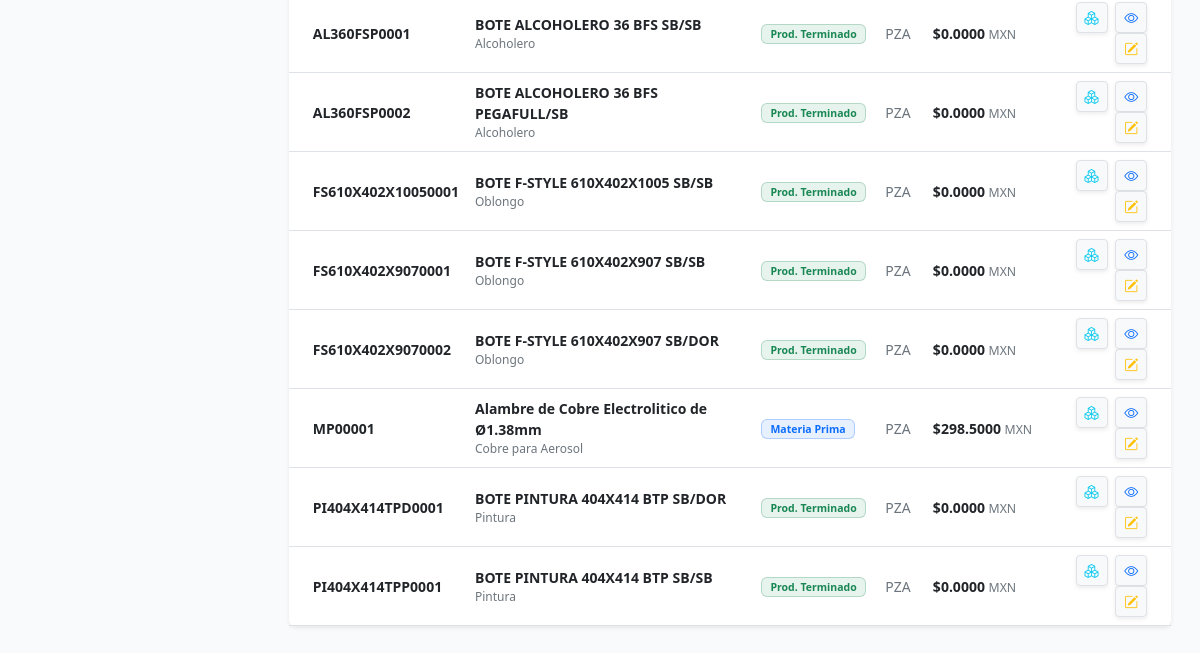
The page /inventario/catalogo/ (signed in, lower part) on the database as committed earlier.
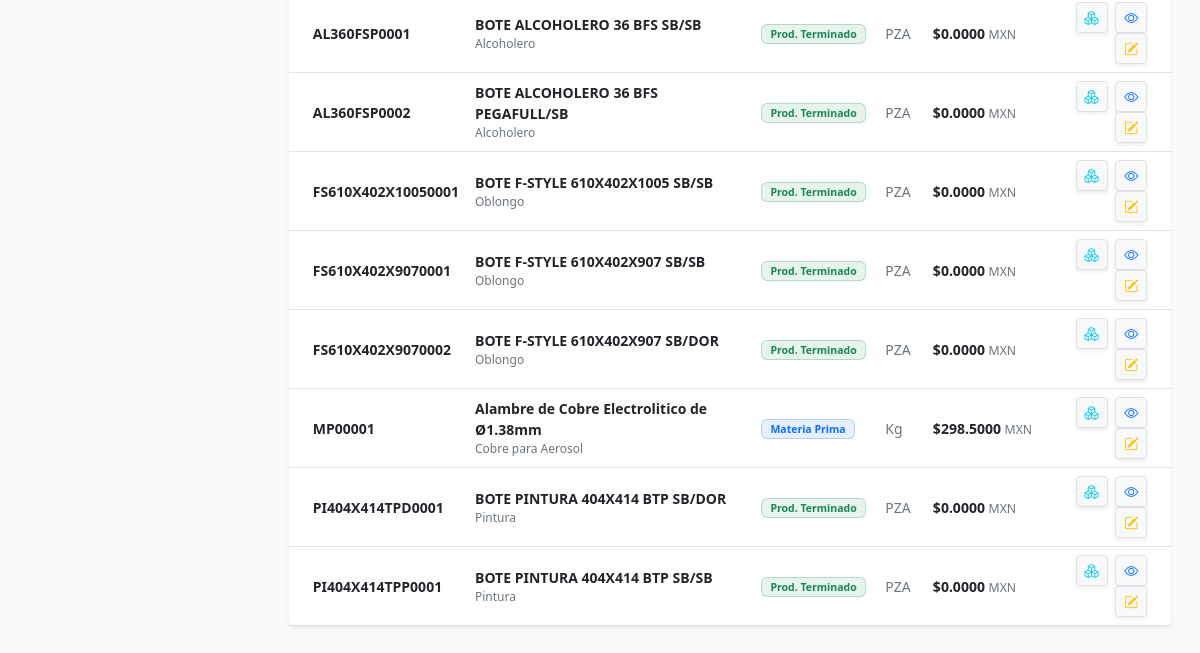
The same page on the database as committed later.
### inventario/models.py (models this page shows, shortened)
class Producto(models.Model):
    MATERIA_PRIMA = 'MP'
    COMPONENTE = 'CP'
    PRODUCTO_TERMINADO = 'PT'
    HOJALATA = 'HL'
    HOJA_LITOGRAFIADA = 'LL'
    PLANTILLA = 'CC'
    TIPO_PRODUCTO_CHOICES = [
        (MATERIA_PRIMA, 'Materia Prima (Materiales de Empaque/Cobre/Bzniz)'),
        (COMPONENTE, 'Componente (Conos/Fondos/Boq./Válvulas)'),
        (PRODUCTO_TERMINADO, 'Bote Terminado (Aerosol,Alcoholero,Pintura)'),
        (HOJALATA, 'Hojalata Plain'),
        (HOJA_LITOGRAFIADA, 'Litografiada / Barnizada'),
        (PLANTILLA, 'Cuerpos Cortados'),
    ]
    nombre = models.CharField(max_length=255)
    sku = models.CharField(max_length=50, unique=True, help_text="Ej: AE-001 (Aerosol) o MP-BAR-EPO (Barniz)")
    descripcion = models.TextField(blank=True, null=True)
    tipo = models.CharField(max_length=2, choices=TIPO_PRODUCTO_CHOICES, default=PRODUCTO_TERMINADO)
    unidad_medida = models.ForeignKey(UnidadMedida, on_delete=models.PROTECT, help_text="Ej: Pza, Kg")
    moneda_base_costo = models.ForeignKey(
        Moneda, on_delete=models.PROTECT, related_name='productos_costo', help_text="Moneda en la que se rastrea el costo promedio"
    )
    moneda_base_venta = models.ForeignKey(
        Moneda, on_delete=models.PROTECT, related_name='productos_venta', help_text="Moneda de referencia para precios de venta"
    )
    costo_promedio_mxn = models.DecimalField(
        max_digits=18, decimal_places=6, default=Decimal('0.000000'), help_text="Costo promedio unitario en MXN para contabilidad"
    )
    class Meta:
        verbose_name = "Producto"
        verbose_name_plural = "Catálogo de Productos"

class UnidadMedida(models.Model):
    codigo = models.CharField(max_length=10, unique=True)
    nombre = models.CharField(max_length=50)
    class Meta:
        verbose_name = "Unidad de Medida"
        verbose_name_plural = "Unidades de Medida"

### inventario/views.py (the view)
# urls.py: path('catalogo/', views.catalogo_view, name='catalogo'),
@login_required
def catalogo_view(request):
    productos = Producto.objects.all().order_by('sku')
    query = request.GET.get('q', '').strip()
    tipo_filtro = request.GET.get('tipo', '').strip()
    if query:
        productos = productos.filter(
            Q(sku__icontains=query) | Q(nombre__icontains=query)
        )
    if tipo_filtro:
        productos = productos.filter(tipo=tipo_filtro)
    if request.headers.get('HX-Request'):
        return render(request, 'inventario/partials/_tabla_productos.html', {'productos': productos})
    return render(request, 'inventario/catalogo.html', {
        'productos': productos,
        'query': query,
        'tipo_filtro': tipo_filtro
    })

### inventario/templates/inventario/catalogo.html (shortened to what this page needs)
{% extends 'general/base.html' %}
{% load static %}
{% block content %}
<div id="tabla-productos-container">
    {% include 'inventario/partials/_tabla_productos.html' %}
</div>
{% endblock %}

### inventario/templates/inventario/partials/_tabla_productos.html (shortened to what this page needs)
<div class="card border-0 shadow-sm">
    <div class="card-body p-0">
        <div class="table-responsive">
            <table class="table table-hover align-middle mb-0">
                <tbody class="text-secondary small">
                    {% for producto in productos %}
                    <tr>
                        <td class="ps-4 fw-bold text-dark">{{ producto.sku }}</td>
                        <td>
                            <div class="d-flex flex-column">
                                <span class="fw-semibold text-dark">{{ producto.nombre }}</span>
                                <span class="text-muted" style="font-size: 0.75rem;">{{ producto.descripcion|truncatechars:45|default:"Sin descripción" }}</span>
                            </div>
                        </td>
                        <td>
                            {% if producto.tipo == 'MP' %}
                                <span class="badge bg-primary bg-opacity-10 text-primary border border-primary border-opacity-25 px-2 py-1">Materia Prima</span>
                            {% elif producto.tipo == 'CP' %}
                                <span class="badge bg-secondary bg-opacity-10 text-secondary border border-secondary border-opacity-25 px-2 py-1">Componente</span>
                            {% else %}
                                <span class="badge bg-success bg-opacity-10 text-success border border-success border-opacity-25 px-2 py-1">Prod. Terminado</span>
                            {% endif %}
                        </td>
                        <td>{{ producto.unidad_medida.codigo }}</td>
                        <td>
                            <span class="fw-semibold text-dark">${{ producto.costo_promedio_mxn|floatformat:4 }}</span>
                            <small class="text-muted">MXN</small>
                        </td>
                        <td class="text-end pe-4">
                            <button class="btn btn-sm btn-light text-info border shadow-sm"
                                    hx-get="{% url 'inventario:producto_stock' producto.id %}"
                                    hx-target="#modal-stock-container"
                                    title="Ver Existencias por Almacén">
                                <i class="bi bi-boxes"></i>
                            </button>
                            <button class="btn btn-sm btn-light text-primary border shadow-sm ms-1"
                                    hx-get="{% url 'inventario:producto_detalle' producto.id %}"
                                    hx-target="#offcanvas-content"
                                    data-bs-toggle="offcanvas"
                                    data-bs-target="#offcanvasProducto"
                                    title="Ver Detalles">
                                <i class="bi bi-eye"></i>
                            </button>
                            {% if perms.inventario.change_producto %}
                            <button class="btn btn-sm btn-light text-warning border shadow-sm ms-1"
                                    hx-get="{% url 'inventario:producto_editar' producto.id %}"
                                    hx-target="#offcanvas-content"
                                    data-bs-toggle="offcanvas"
                                    data-bs-target="#offcanvasProducto"
                                    title="Editar Producto">
                                <i class="bi bi-pencil-square"></i>
                            </button>
                            {% endif %}
                        </td>
                    </tr>
                    {% endfor %}
                </tbody>
            </table>
        </div>
    </div>
</div>

Rows that differ between the two databases and show on the page:
changed Producto "MP00001": unidad_medida.codigo "PZA" → "Kg"
